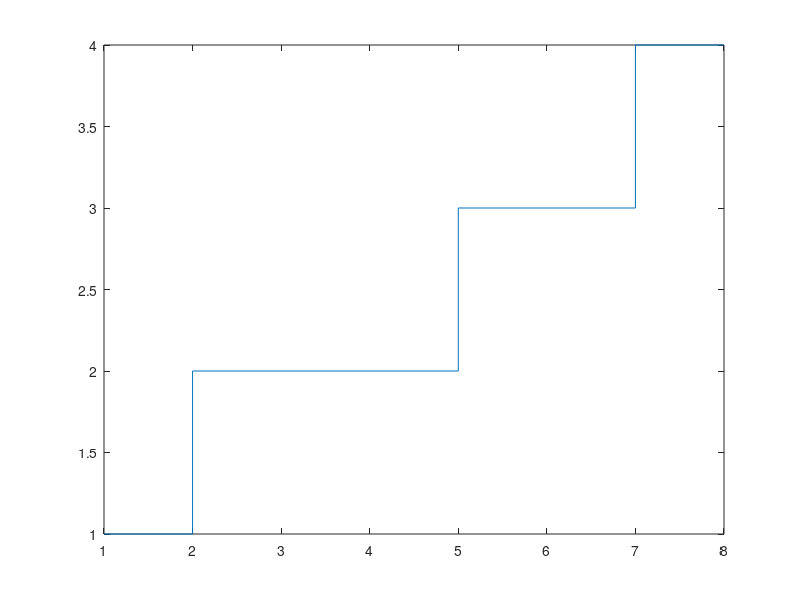
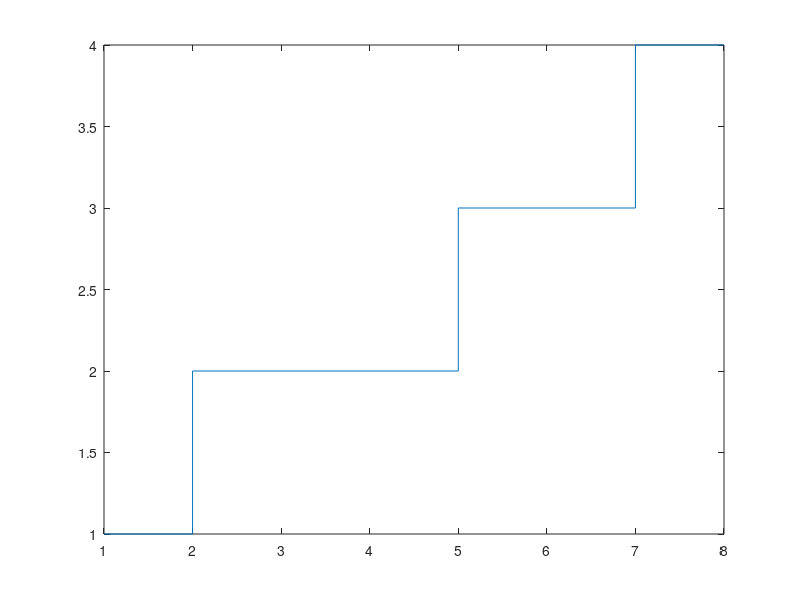

These figures' MATLAB source, in order:
#!/usr/bin/octave --persist

#piecewise linear function, a is 1 between 1 and 2, 2 between 2 and 5, etc
a=[1,2,3,4]
x1=[1,2,5,7]
x2=[2,5,7,8]

#plot looks like:
plot([1,2,2,5,5,7,7,8],[1,1,2,2,3,3,4,4])

# can do this like:
plot(reshape([x1;x2],1,8),reshape([a;a],1,8))

# or even better, like:
plot(reshape([x1;x2],1,[]),reshape([a;a],1,[]))

# if they're column vectors, then just transpose first
figure()
a=[1,2,3,4]'
x1=[1,2,5,7]'
x2=[2,5,7,8]'
plot(reshape([x1';x2'],1,[]),reshape([a';a'],1,[]))
